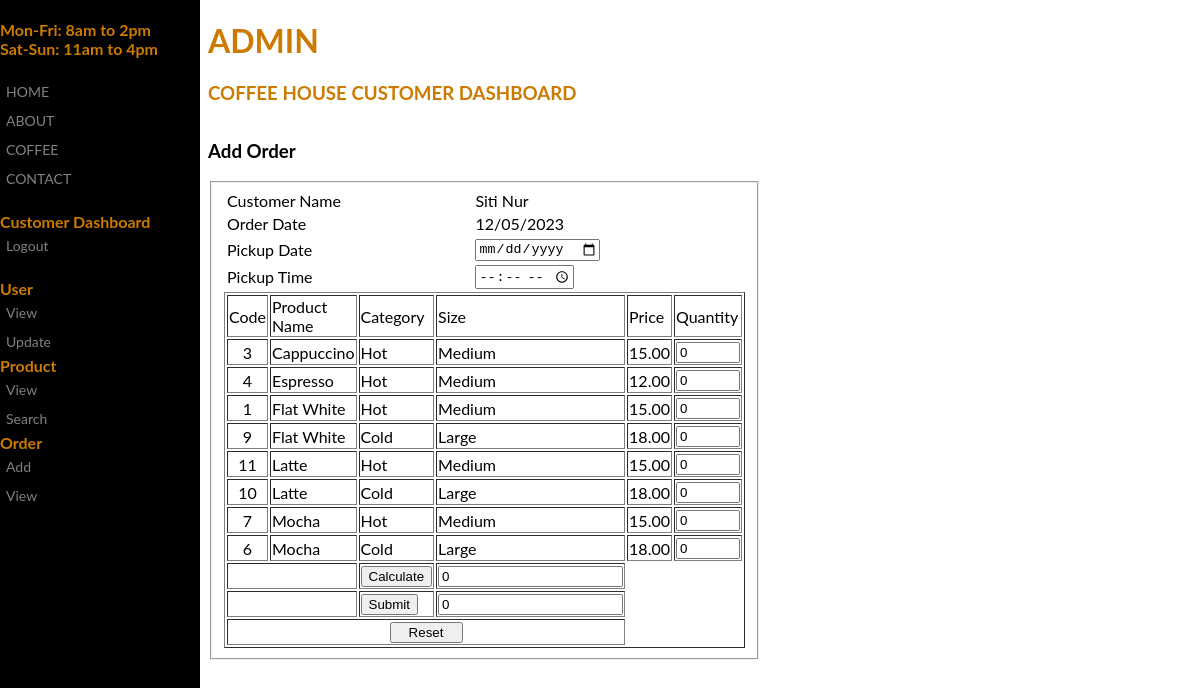
Screenshot of /user/order_product.php (signed in) with the database file from the repository.
### tables this page shows
CREATE TABLE `user` (
  `user_id` int(4) NOT NULL,
  `username` varchar(20) NOT NULL,
  `password` varchar(10) NOT NULL,
  `name` varchar(50) NOT NULL,
  `gender` int(2) NOT NULL,
  `address` varchar(100) NOT NULL,
  `telephone` varchar(10) NOT NULL,
  `email` varchar(50) NOT NULL,
  `picture` varchar(100) NOT NULL,
  `level_id` int(10) NOT NULL
);

CREATE TABLE `product` (
  `product_id` int(4) NOT NULL,
  `product_name` varchar(20) NOT NULL,
  `product_description` varchar(500) NOT NULL,
  `product_status` varchar(20) NOT NULL,
  `product_category` varchar(50) NOT NULL,
  `product_size` varchar(10) NOT NULL,
  `product_price` decimal(10,2) NOT NULL,
  `picture` varchar(100) NOT NULL
);

### user/order_product.php (the view, shortened to what this page needs)
<!DOCTYPE html>
<?php
include('../include/dbconn.php');
				$user_name = $_SESSION['username'];
				$sqlUSER = "SELECT * FROM user where username = '$user_name' ";
				$queryUSER = mysqli_query($dbconn, $sqlUSER) or die ("Error: " . mysqli_error());
				$rUSER= mysqli_fetch_assoc($queryUSER);
                $date = date("d/m/Y");
				$id = $_GET['id'];
?>
<html>
<head>
</head>
<body>
<div class="sidenav">
<b>
 Mon-Fri: 8am to 2pm <br>
 Sat-Sun: 11am to 4pm
</b><br><br>
  <a href="../index.html">HOME</a>
  <a href="#">ABOUT</a>
  <a href="#">COFFEE</a>
  <a href="#">CONTACT</a>
  <br>
  <b> Customer Dashboard</b>
  <a href="../login/logout.php">Logout</a>
  <br>
  <b>User</b>
  <a href="view_user.php">View</a>
  <a href="update_user.php">Update</a>
  <b>Product</b>
  <a href="view_product.php">View</a>
  <a href="search_product.php">Search</a>
  <b>Order</b>
  <a href="add_order_product.php">Add</a>
  <a href="view_order.php">View</a>
</div>
<div class="main">
  <div class="greatinguser">
	<h1><?php echo $_SESSION['username']; ?></h1>
	<h3>Coffee House Customer Dashboard</h3>
  </div>
</div>
<div class="container">
<h3>Add Order</h3>
<fieldset>
<form name="order" method="POST"  action="db_add_order_receipt.php">
    <table width="100%" border="0" align="center">
      <tr>
        <td width="">Customer Name</td>
        <td width=""><?php echo $rUSER['name'] ?>
		</td>
      </tr>
      <tr>
        <td>Order Date</td>
        <td><input type="date" name="dateo" size="50" hidden /><?php echo $date?></td>
      </tr>
	  <tr>
        <td>Pickup Date</td>
        <td><input type="date" name="datep" size="50" /></td>
      </tr>
	  <tr>
        <td>Pickup Time</td>
        <td><input type="time" name="timep" size="50" /></td>
      </tr>
			<?php
				$sql= "SELECT * FROM product ORDER BY product_name,product_category,product_size";
				$query = mysqli_query($dbconn, $sql) or die ("Error: " . mysqli_error());
                echo "<table border='1' width='100%'  align='center'>";
                echo "<tr>
                        <td width='5%'>Code</td>
                        <td width='40%'>Product Name</td>
						<td width='20%'>Category</td>
						<td width='5%'>Size</td>
                        <td width='5%'>Price</td>
                        <td width='25%'>Quantity</td>
                        </tr>";
                $strPid = "pid";
                $strQuantity = "quantity";
                $strPrice = "productPrice";
                $no=0;
                while ($r = mysqli_fetch_assoc($query))
                {
					$productStatus = $r['product_status'];
					if($productStatus == 1)
					{
						echo "<tr>
								<td><center><input type='hidden' class='center' name=".$strPid.$no." id=".$strPid.$no." value =".$r['product_id'].">".$r['product_id']."</td>
								<td>".$r['product_name']."</td>
								<td>";
								if ($r['product_category']=='1')
									echo "Hot";
								else if ($r['product_category']=='2')
									echo "Cold";
								echo "</td>
								<td>";
								if ($r['product_size']=='1')
									echo "Large";
								else if ($r['product_size']=='2')
									echo "Medium";
								echo "</td>
								<td><center><input type='hidden' class='center' name=".$strPrice.$no." id=".$strPrice.$no." value =".$r['product_price']." readonly'>".$r['product_price']."</td>
								<td>";
								if ($id== $r['product_id'])
									echo "<input type='number' name=".$strQuantity.$no." id=".$strQuantity.$no." min='0' max='100' value='1'>";
								else
									echo "<input type='number' name=".$strQuantity.$no." id=".$strQuantity.$no." min='0' max='100' value='0'>";
								echo"</td>
								</tr>";
						$no++;
					}
					else
					{
						$no++;
					}
                }
                echo "<tr>
                        <td colspan='2'>&nbsp;</td>
                        <td>
                        <input type='button' name='calculate' id='calculate' onClick='calc()' value='Calculate'></td>
                        <td><input type='text' name='price' id='price' value='0'></td>
                        </tr>
                        <tr>
                        <td colspan='2'>&nbsp;</td>
                        <td><input type='submit' name='submit' id='submit' value='Submit'></td>
						<td><input type='number' name='cash' id='cash' value='0' min='1'></td>
                        </tr>
                        <tr>
                        <td align='center' colspan='4'>
                            <input type='reset' name='reset' id='reset' value='   Reset   ' />
                        </td>
                        </tr>
                    ";
                echo "</table>";
                ?>
    </table>
</form>
</fieldset>
</div>
</body>
</html>

### user/order_product.php (style rules this page uses)
body { font-family: "Lato", sans-serif; color: #cc7a00; background-image:url(''); background-repeat: no-repeat; background-attachment: fixed; background-size: cover; background-color: #ffffff; }
div { max-width: 500px; height: 100px; }
.sidenav { height: 100%; width: 200px; position: fixed; z-index: 1; top: 0; left: 0; background-color: #000000; overflow-x: hidden; padding-top: 20px; }
.sidenav a { padding: 6px 6px 6px 6px; text-decoration: none; font-size: 14px; color: #818181; display: block; }
.greatinguser { text-transform: uppercase; }
.main { margin-left: 200px; }
.container { font-family: "Lato", sans-serif; color: #000000; margin-left: 200px; }

### rows the page displays
user: name "Siti Nur"
product: product_id "3", product_name "Cappuccino", product_category "Hot", product_size "Medium", product_price "15.00"
product: product_id "4", product_name "Espresso", product_category "Hot", product_size "Medium", product_price "12.00"
product: product_id "1", product_name "Flat White", product_category "Hot", product_size "Medium", product_price "15.00"
product: product_id "9", product_name "Flat White", product_category "Cold", product_size "Large", product_price "18.00"
product: product_id "11", product_name "Latte", product_category "Hot", product_size "Medium", product_price "15.00"
product: product_id "10", product_name "Latte", product_category "Cold", product_size "Large", product_price "18.00"
product: product_id "7", product_name "Mocha", product_category "Hot", product_size "Medium", product_price "15.00"
product: product_id "6", product_name "Mocha", product_category "Cold", product_size "Large", product_price "18.00"

### other values shown
$_SESSION['username'] "ADMIN"
